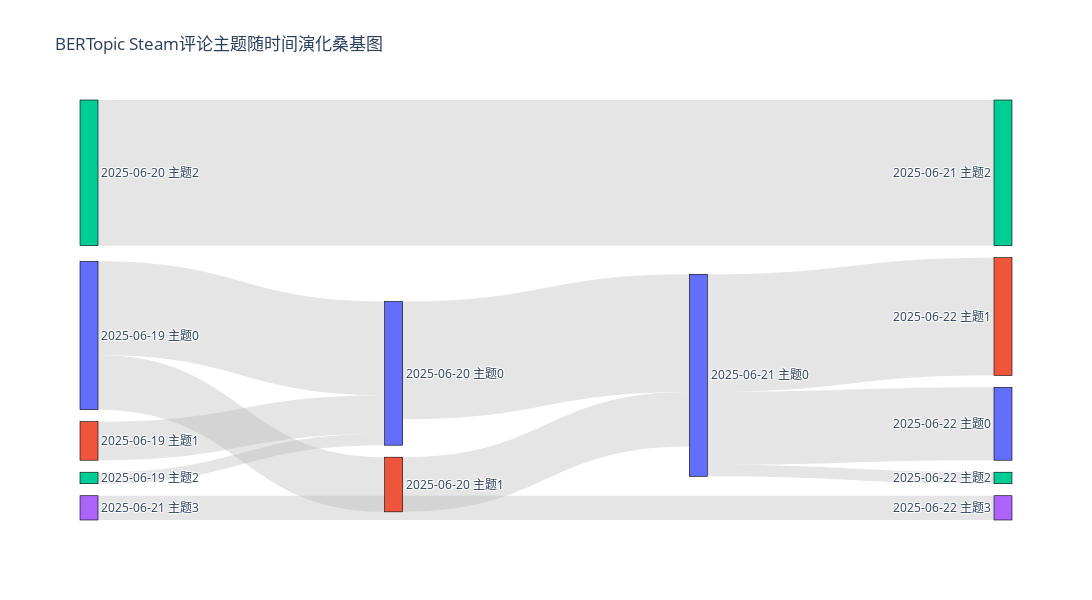

The notebook cell this image was saved under:
### Code cell
import os
import pandas as pd
import jieba
import re
from bertopic import BERTopic
from sklearn.feature_extraction.text import CountVectorizer
import numpy as np
from datetime import timedelta
import plotly.graph_objects as go
from sentence_transformers import SentenceTransformer

# 路径配置
DATA_PATH = "steam_reviews.csv"      # 评论数据
STOPWORDS_PATH = "stopwords1893.txt"     
CUSTOM_STOPWORDS = ["感觉", "真的", "游戏", " "]


# 读取自定义+通用停用词
def load_stopwords(path, custom_list):
    stopwords = set(custom_list)
    if os.path.exists(path):
        with open(path, "r", encoding="utf-8") as f:
            for line in f:
                word = line.strip()
                if word:
                    stopwords.add(word)
    return stopwords

stopwords = load_stopwords(STOPWORDS_PATH, CUSTOM_STOPWORDS)

# 文本预处理
def preprocess_text(text, stop_words_set):
    text = re.sub(r"http[s]?://\S+", "", str(text))
    text = re.sub(r"[^\u4e00-\u9fa5]", " ", text)
    words = jieba.lcut(text)
    words = [word for word in words if word.strip() and word not in stop_words_set]
    return " ".join(words)

# 加载评论数据
df = pd.read_csv(DATA_PATH)
df['datetime'] = pd.to_datetime(df['timestamp_updated'], unit='s') + timedelta(hours=8)
df = df[(df['datetime'] >= '2025-06-19') & (df['datetime'] <= '2025-06-23')]
df['processed_text'] = df['review'].apply(lambda x: preprocess_text(x, stopwords))
df = df[df['processed_text'].str.strip().astype(bool)]

# 按天分时间段
df['time_period'] = df['datetime'].dt.to_period('D')
min_docs_per_period = 20  # 每天最少多少条评论才建模
K = 5                    # 主题数
SIMILARITY_THRESHOLD = 0.05  # 相似度阈值

# 分天训练BERTopic
embedding_model = SentenceTransformer('paraphrase-multilingual-MiniLM-L12-v2')
vectorizer_model = CountVectorizer(tokenizer=lambda x: x.split(), token_pattern=None)
period_models = {}
valid_periods = []

for period, group in df.groupby('time_period'):
    texts = group['processed_text'].tolist()
    if len(texts) < min_docs_per_period:
        continue
    topic_model = BERTopic(
        embedding_model=embedding_model,
        nr_topics=K,
        vectorizer_model=vectorizer_model,
        calculate_probabilities=True,
        verbose=False
    )
    topic_model.fit(texts)
    period_models[str(period)] = topic_model
    valid_periods.append(str(period))

# 计算主题相似度（JSD/重叠均可，这里用重叠词数比例，简明清晰）
def topic_overlap(model1, model2, k1, k2):
    topics1 = []
    for i in range(k1):
        topic = model1.get_topic(i)
        if not topic or topic is False or topic is None:
            topics1.append(set())
        else:
            topics1.append(set([w for w, _ in topic]))
    topics2 = []
    for j in range(k2):
        topic = model2.get_topic(j)
        if not topic or topic is False or topic is None:
            topics2.append(set())
        else:
            topics2.append(set([w for w, _ in topic]))
    sim_matrix = np.zeros((k1, k2))
    for i in range(k1):
        for j in range(k2):
            inter = topics1[i] & topics2[j]
            union = topics1[i] | topics2[j]
            if len(union) == 0:
                sim_matrix[i, j] = 0
            else:
                sim_matrix[i, j] = len(inter) / len(union)
    return sim_matrix

# 构建Sankey图数据
sankey_links = []
all_nodes = []
for i in range(len(valid_periods)-1):
    p1, p2 = valid_periods[i], valid_periods[i+1]
    model1, model2 = period_models[p1], period_models[p2]
    sim_matrix = topic_overlap(model1, model2, K, K)
    for s in range(K):
        for t in range(K):
            sim = sim_matrix[s, t]
            if sim >= SIMILARITY_THRESHOLD:
                src = f"{p1}_T{s}"
                tgt = f"{p2}_T{t}"
                all_nodes.extend([src, tgt])
                sankey_links.append({'source': src, 'target': tgt, 'value': sim})

all_nodes = sorted(list(set(all_nodes)), key=lambda x: (x.split('_T')[0], int(x.split('_T')[1])))
node_map = {label: i for i, label in enumerate(all_nodes)}
sankey_df = pd.DataFrame(sankey_links)
sankey_df['source_idx'] = sankey_df['source'].map(node_map)
sankey_df['target_idx'] = sankey_df['target'].map(node_map)

color_palette = px.colors.qualitative.Plotly
node_colors = []
for node_label in all_nodes:
    topic_id = int(node_label.split('_T')[1])
    node_colors.append(color_palette[topic_id % len(color_palette)])
# 画Sankey
node_labels = [x.split('_T')[0]+" 主题"+x.split('_T')[1] for x in all_nodes]
link = dict(
    source=sankey_df['source_idx'].tolist(),
    target=sankey_df['target_idx'].tolist(),
    value=sankey_df['value'].tolist(),
    color='rgba(180,180,180,0.35)'
)
node = dict(
    pad=12,
    thickness=18,
    line=dict(color="black", width=0.6),
    label=node_labels,
    color=node_colors
)
fig = go.Figure(go.Sankey(node=node, link=link))
fig.update_layout(
    title_text="BERTopic Steam评论主题随时间演化桑基图",
    font=dict(size=12),
    height=600,
    width=1100
)
fig.show()

### Figure 1 — Plotly figure (JSON) as saved in the notebook; plotly's stock layout.template omitted (floating-point values rounded to 4 significant figures)
{"data": [{"link": {"color": "rgba(180,180,180,0.35)", "source": [0, 0, 1, 2, 3, 4, 5, 6, 6, 6, 8], "target": [3, 4, 3, 3, 6, 6, 7, 9, 10, 11, 12], "value": [0.4286, 0.25, 0.1765, 0.05263, 0.5385, 0.25, 0.6667, 0.3333, 0.5385, 0.05263, 0.1111]}, "node": {"color": ["#636EFA", "#EF553B", "#00CC96", "#636EFA", "#EF553B", "#00CC96", "#636EFA", "#00CC96", "#AB63FA", "#636EFA", "#EF553B", "#00CC96", "#AB63FA"], "label": ["2025-06-19 主题0", "2025-06-19 主题1", "2025-06-19 主题2", "2025-06-20 主题0", "2025-06-20 主题1", "2025-06-20 主题2", "2025-06-21 主题0", "2025-06-21 主题2", "2025-06-21 主题3", "2025-06-22 主题0", "2025-06-22 主题1", "2025-06-22 主题2", "2025-06-22 主题3"], "line": {"color": "black", "width": 0.6}, "pad": 12, "thickness": 18}, "type": "sankey"}], "layout": {"font": {"size": 12}, "height": 600, "title": {"text": "BERTopic Steam评论主题随时间演化桑基图"}, "width": 1100}}
